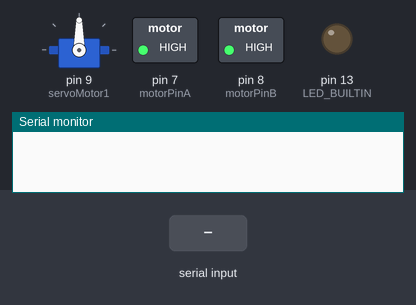
A sketch run on a simulated Arduino Uno, built with avr-gcc and run on an emulated ATmega328P. Parts: servo, switched loads named in the sketch (green lamp = pin HIGH), output pins drawn as LEDs (lit = HIGH), the last lines printed to the serial monitor. Inputs (shaded band) come from the test bench. Random numbers use the default seed unless the sketch sets one.

Above: at 1.2 s.
1.3 s: "200\n" received over Serial
At 3.5 s:
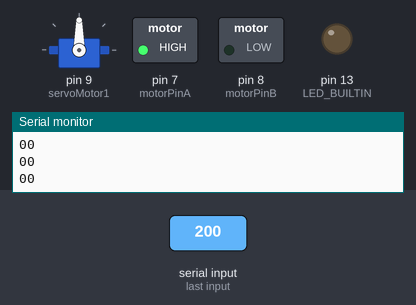
3.8 s: "1,90\n" received over Serial
At 6.4 s:
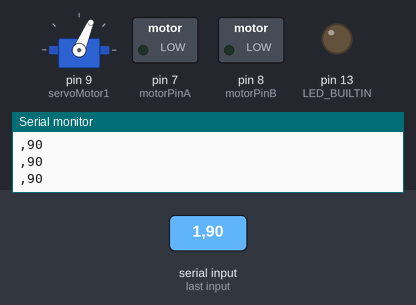
6.8 s: "4" received over Serial
At 9.0 s:
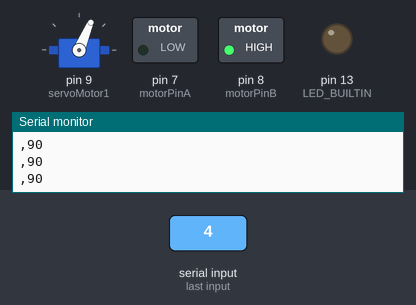
9.3 s: "30,150,10\n" received over Serial
At 11.2 s:
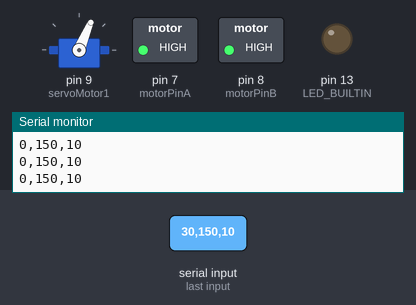
11.8 s: "2" received over Serial
At 14.2 s:
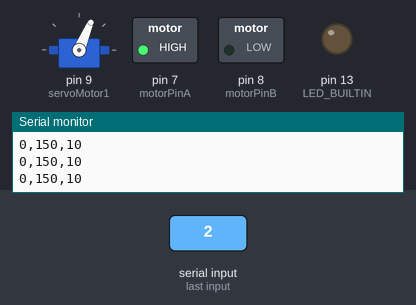
Timing chart, 0 to 15.3 s (numbered marks = the images above; inputs shaded):
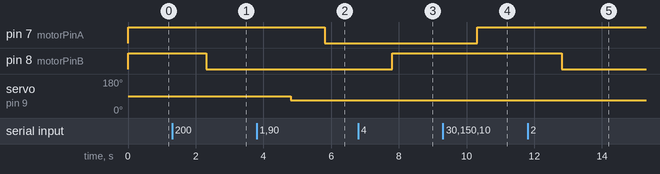

The sketch:

Arduino-WCC-2.0.ino
```cpp
// Incluímos la librería para poder controlar el servo
#include <Servo.h>

int motorPinA = 7; //Motor
int motorPinB = 8; //Motor

char val;
int dato=0;

//servos
 Servo servoMotor1;

int valorInicial1 = 90;
int randomRotacion1 = 0;

//valores definir rotacion servo
int valorTope11 =90;
int valorTope12 =0;

int valorTope21 =130;
int valorTope22 =50;

String val2;
String elvalor;
String numeroAspersor="1";
String numeroVariable="1";
String numeroElValor="180";

//valores definir rotacion servo FIN


int in1 = 7;

//servos fin


void setup() {

 Serial.begin(9600);
 pinMode(LED_BUILTIN, OUTPUT);

 pinMode(motorPinA, OUTPUT);
 pinMode(motorPinB, OUTPUT);


 digitalWrite(motorPinA, LOW); //Establishes forward direction of Channel A
 digitalWrite(motorPinA, HIGH);   //Disengage the Brake for Channel A

 digitalWrite(motorPinB, LOW); //Establishes forward direction of Channel B
 digitalWrite(motorPinB, HIGH);   //Disengage the Brake for Channel B


 //servos

  pinMode(in1, OUTPUT);
  digitalWrite(in1, HIGH);

  //declaramos pin para el servo
  servoMotor1.attach(9);

  // Inicializamos al ángulo 0 el servomotor
  servoMotor1.write(valorInicial1);

//servos fin


}


void loop() {


     //Spins the motor on Channel A at full speed 255 full
       //Spins the motor on Channel B at full speed 255 full

    if (Serial.available() > 0) { // If data is available to read

        val = Serial.read();
        val2 = Serial.readString();

        // inicio secuencia aspersor 1
        if(val == '1')  {

         rotaAspersor1();
         delay(1000);
         digitalWrite(motorPinA, LOW);


        }

        // enciende motor 2
        if(val == '2')  {

         digitalWrite(motorPinB, LOW);

        }

        // apaga motor 1
        if(val == '3')  {


         digitalWrite(motorPinA, HIGH);
        }


         // apaga motor 2
        if(val == '4')  {


         digitalWrite(motorPinB, HIGH);
        }

        //val = 0;


      elvalor = val2;
      numeroAspersor = elvalor.substring(0,1);
      numeroVariable = elvalor.substring(1,2);
      numeroElValor = elvalor.substring(2,5);


      // aspersor 01
      if(numeroAspersor =="1" && numeroVariable == "1") {
          valorTope11 = numeroElValor.toInt();
       }

      if(numeroAspersor =="1" && numeroVariable == "2") {
          valorTope12 = numeroElValor.toInt();
       }


      // aspersor 02
      if(numeroAspersor =="2" && numeroVariable == "1") {
          valorTope21 = numeroElValor.toInt();
       }

      if(numeroAspersor =="2" && numeroVariable == "2") {
          valorTope22 = numeroElValor.toInt();
       }
    }


    if(valorTope11>90)
    {

        digitalWrite(LED_BUILTIN, HIGH);
        delay(100);

        digitalWrite(LED_BUILTIN, LOW);
        delay(100);

    }


  Serial.println(elvalor);


}

void rotaAspersor1()
{

  //rotacion para aspersor 1
  randomRotacion1 = random(valorTope12,valorTope11);
  //randomRotacion1 = random(90,180);
  servoMotor1.write(randomRotacion1);


  //delay(1000);


}
```

Measured:
- after the input at 1.3 s, pin 8 (motorPinB): HIGH → LOW after 1.0 s
- after the input at 3.8 s, pin 7 (motorPinA): HIGH → LOW after 2.0 s; servo on pin 9 (servoMotor1): 90° → 67° after 1.0 s
- after the input at 6.8 s, pin 8 (motorPinB): LOW → HIGH after 1.0 s
- after the input at 9.3 s, pin 7 (motorPinA): LOW → HIGH after 1.0 s
- after the input at 11.8 s, pin 8 (motorPinB): HIGH → LOW after 1.0 s
